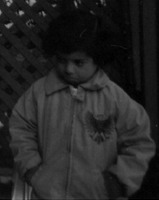
#> input picture Pertemuan 2/WhatsApp Image 2024-03-20 at 13.59.42_9387d6fe.jpg, 159 x 200 px, given in place of balloons_noisy.png, which was not available
$ jupyter execute Reduksi_Noise_Citra.ipynb
#> lines starting #> are read from the running program, lines starting #| are printed output that depends on the picture
[cell 1]
import cv2
import numpy as np
from google.colab import files
from google.colab.patches import cv2_imshow

[cell 2]
uplot = files.upload()
#> the answer given: WhatsApp Image 2024-03-20 at 13.59.42_9387d6fe.jpg

[cell 3]
citra = cv2.imread('balloons_noisy.png')
#> citra is the input picture: shape (200, 159, 3); min 0, max 146, mean 36.2

[cell 4]
img = cv2.cvtColor(citra, cv2.COLOR_BGR2GRAY)

[cell 5]
cv2_imshow(citra)

[cell 6]
# reduksi noise dengan konvolusi
mask = np.ones((9,9), np.float32)/81
hasil = cv2.filter2D(src=img, ddepth=-1, kernel=mask)

cv2_imshow(hasil)

[cell 7]
citrabaru =  cv2.medianBlur(citra, 5)

[cell 8]
result = np.hstack((citra,citrabaru))
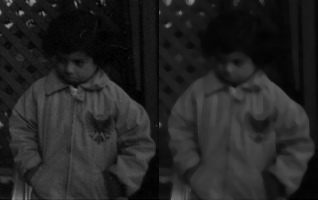
#> result: shape (200, 318, 3); min 0, max 146, mean 36.1
cv2_imshow(result)


$ run again, on Pertemuan 7/WhatsApp Image 2024-05-08 at 13.17.00_079902fb.jpg
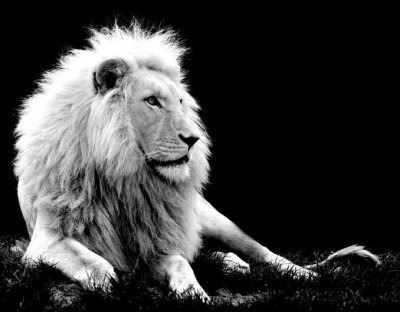
#> input picture Pertemuan 7/WhatsApp Image 2024-05-08 at 13.17.00_079902fb.jpg, 400 x 312 px, given in place of balloons_noisy.png, which was not available
#> citra is the input picture: shape (312, 400, 3); min 0, max 255, mean 59.4
#> `hasil = cv2.filter2D(src=img, ddepth=-1, kernel=mask)`:
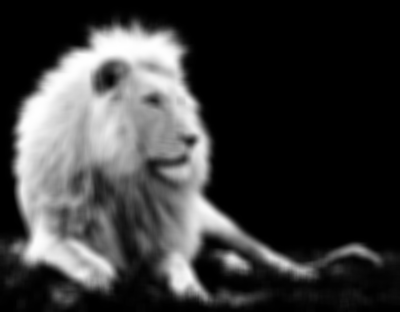
#> hasil: shape (312, 400); min 0, max 255, mean 59.4
#> `result = np.hstack((citra,citrabaru))`:
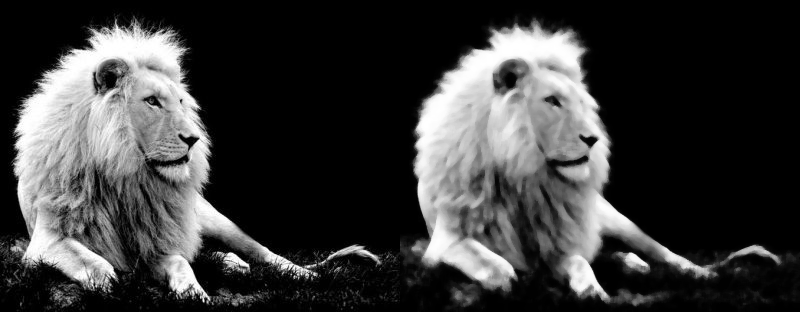
#> result: shape (312, 800, 3); min 0, max 255, mean 59.2
